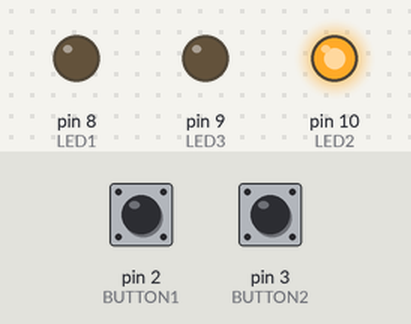
Simulated run of this sketch. Board: Arduino Uno, built with avr-gcc and run on an emulated ATmega328P. Shown: output pins drawn as LEDs (lit = HIGH). The test bench sets the inputs (shaded band); at power-on: pin 2 (BUTTON1) HIGH, pin 3 (BUTTON2) HIGH. Random numbers use the default seed unless the sketch sets one.

Above: at 7.1 s.
At 39.1 s:
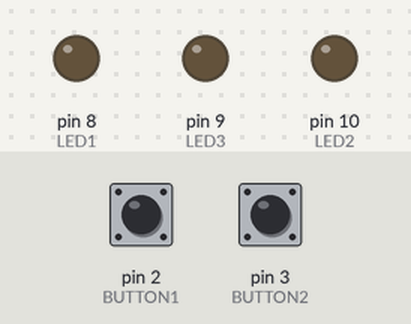
Timing chart, 0 to 40.6 s (numbered marks = the images above):
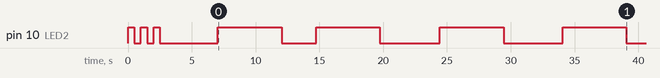

The sketch:

reaction_game_v1.ino
```cpp
#include <Arduino.h>
 
#define LED1 8   // PB0 (pin 14) - LED (P1)
#define LED3 9   // PB1 (pin 15) - LED (P2)
#define LED2 10  // PB2 (pin 16) - LED (центр)
#define BUTTON1 2 // PD2 (pin 4, digital 2) - Кнопка P1
#define BUTTON2 3 // PD3 (pin 5, digital 3) - Кнопка P2
 
int scoreP1 = 0;
int scoreP2 = 0;
 
void blinkLED(int led, int times, int delayMs) {
  for (int i = 0; i < times; i++) {
    digitalWrite(led, HIGH);
    delay(delayMs);
    digitalWrite(led, LOW);
    delay(delayMs);
  }
}
 
void normalRound() {
  // Рандомная задержка 1-5 секунд
  unsigned long waitDuration = random(1000, 5001);
  unsigned long waitStart = millis();
 
  int cheatCountP1 = 0;
  int cheatCountP2 = 0;
  bool blockedP1 = false;
  bool blockedP2 = false;
 
  byte prevStateB1 = HIGH;
  byte prevStateB2 = HIGH;
 
  // Фаза ожидания: мониторим спам кнопок
  while (millis() - waitStart < waitDuration) {
    byte currentB1 = digitalRead(BUTTON1);
    if (currentB1 == LOW && prevStateB1 == HIGH) { 
      cheatCountP1++;
      if (cheatCountP1 > 2) blockedP1 = true;
      while (digitalRead(BUTTON1) == LOW); 
      delay(20); 
    }
    prevStateB1 = currentB1;
 
    byte currentB2 = digitalRead(BUTTON2);
    if (currentB2 == LOW && prevStateB2 == HIGH) {
      cheatCountP2++;
      if (cheatCountP2 > 2) blockedP2 = true;
      while (digitalRead(BUTTON2) == LOW);
      delay(20);
    }
    prevStateB2 = currentB2;
  }
 
  // Зажигаем центральный LED — старт!
  digitalWrite(LED2, HIGH);
 
  unsigned long reactionStart = millis();
  bool pressed = false;
 
  // Фаза реакции (5 секунд)
  while (millis() - reactionStart < 5000 && !pressed) {
    if (!blockedP1 && digitalRead(BUTTON1) == LOW) {
      scoreP1++;
      digitalWrite(LED2, LOW);
      digitalWrite(LED1, HIGH);
      delay(1000);
      digitalWrite(LED1, LOW);
      pressed = true;
    } else if (!blockedP2 && digitalRead(BUTTON2) == LOW) {
      scoreP2++;
      digitalWrite(LED2, LOW);
      digitalWrite(LED3, HIGH); 
      delay(1000);
      digitalWrite(LED3, LOW);
      pressed = true;
    }
  }
 
  if (!pressed) {
    digitalWrite(LED2, LOW);  // Таймаут
  }
}
 
void setup() {
  pinMode(LED1, OUTPUT);
  pinMode(LED2, OUTPUT);
  pinMode(LED3, OUTPUT);
  pinMode(BUTTON1, INPUT_PULLUP);
  pinMode(BUTTON2, INPUT_PULLUP);
 
  digitalWrite(LED1, LOW);
  digitalWrite(LED2, LOW);
  digitalWrite(LED3, LOW);
 
  randomSeed(analogRead(A0));  // Seed для рандома
 
  // Стартовый сигнал: моргание центра 3 раза
  blinkLED(LED2, 3, 500);
}
 
void loop() {
  // Сброс всех LED перед раундом
  digitalWrite(LED1, LOW);
  digitalWrite(LED2, LOW);
  digitalWrite(LED3, LOW);
 
  normalRound();
 
  // Проверка победы (до 3 очков)
  if (scoreP1 >= 3) {
    blinkLED(LED1, 5, 100);  // Победа P1 — 5 быстрых миганий
    scoreP1 = 0;
    scoreP2 = 0;
    delay(2000);  // Пауза перед новым матчем
  } else if (scoreP2 >= 3) {
    blinkLED(LED3, 5, 100);  // Победа P2 — 5 быстрых миганий
    scoreP1 = 0;
    scoreP2 = 0;
    delay(2000);
  }
 
  // Пауза перед следующим раундом
  delay(1000);
}
```

Measured:
- by itself, pin 10 (LED2): HIGH → LOW at 0.50 s, → HIGH 0.50 s later, → LOW 0.50 s later, → HIGH 0.50 s later, … (13 changes in this stretch)
